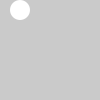
Frame 1 (no input)
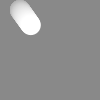
Frame 60 (the mouse pressed at the canvas centre just before this capture)
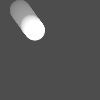
Frame 120 (the mouse held since frame 60 and released just before this capture)

The Processing sketch that drew these frames (run headless with seeded random() and noise(); from frame 60 on, the mouse is pressed at the canvas centre):

// Processing sketch: _09
// ── _09.pde
float beginX = 20.0; // Initial x-coordinate
float beginY = 10.0; // Initial y-coordinate
float endX = 70.0; // Final x-coordinate
float endY = 80.0; // Final y-coordinate
float distX; // X-axis distance to move
float distY; // Y-axis distance to move
float exponent = 3.0; // Determines the curve
float x = 0.0; // Current x-coordinate
float y = 0.0; // Current y-coordinate
float step = 0.01; // Size of each step along the path
float pct = 0.0; // Percentage traveled (0.0 to 1.0)

void setup() {
  size(100, 100);
  noStroke();
  smooth();
  distX = endX - beginX;
  distY = endY - beginY;
}

void draw() {
  fill(0, 2);
  rect(0, 0, width, height);
  if (pct < 1.0) {
    pct = pct + step;
    float rate = pow(pct, exponent);
    x = beginX + (rate * distX);
    y = beginY + (rate * distY);
  }
  fill(255);
  ellipse(x, y, 20, 20);
}
void mousePressed() {
  pct = 0.0;
  beginX = x;
  beginY = y;
  distX = mouseX - x;
  distY = mouseY - y;
}
